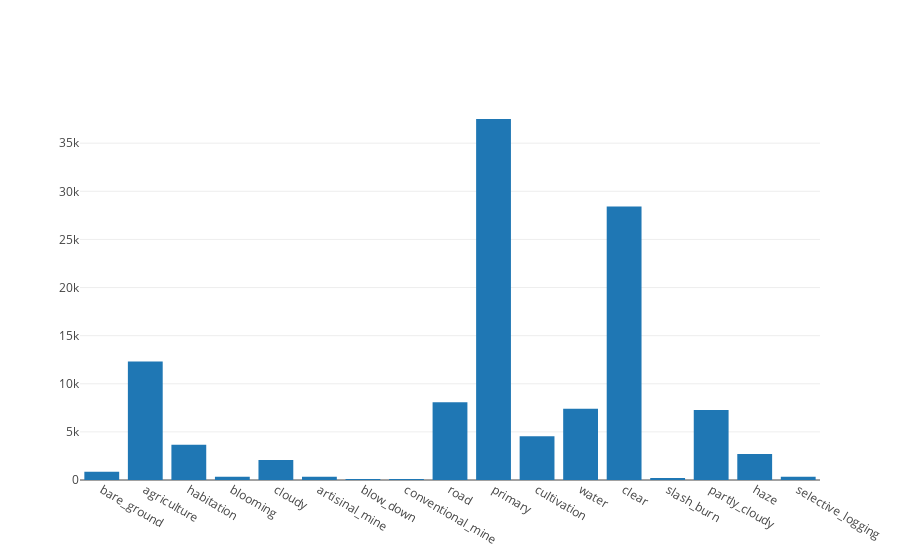

The code cell stored with this chart in its notebook:
### Code cell
labels = df_train['tags'].apply(lambda x: x.split(' '))
labels = df_train['tags'].apply(lambda x: x.split(' '))
from collections import Counter, defaultdict
counts = defaultdict(int)
for l in labels:
    for l2 in l:
        counts[l2] += 1

data=[go.Bar(x=list(counts.keys()), y=list(counts.values()))]
layout=dict(height=800, width=800, title='Distribution of training labels')
fig=dict(data=data, layout=layout)
py.iplot(data, filename='train-label-dist')

### Figure 1 — Plotly figure (JSON) as saved in the notebook; plotly's stock layout.template omitted (floating-point values rounded to 4 significant figures)
{"data": [{"type": "bar", "x": ["bare_ground", "agriculture", "habitation", "blooming", "cloudy", "artisinal_mine", "blow_down", "conventional_mine", "road", "primary", "cultivation", "water", "clear", "slash_burn", "partly_cloudy", "haze", "selective_logging"], "y": [862, 12315, 3660, 332, 2089, 339, 101, 100, 8071, 37513, 4547, 7411, 28431, 209, 7261, 2697, 340]}], "layout": {}}
